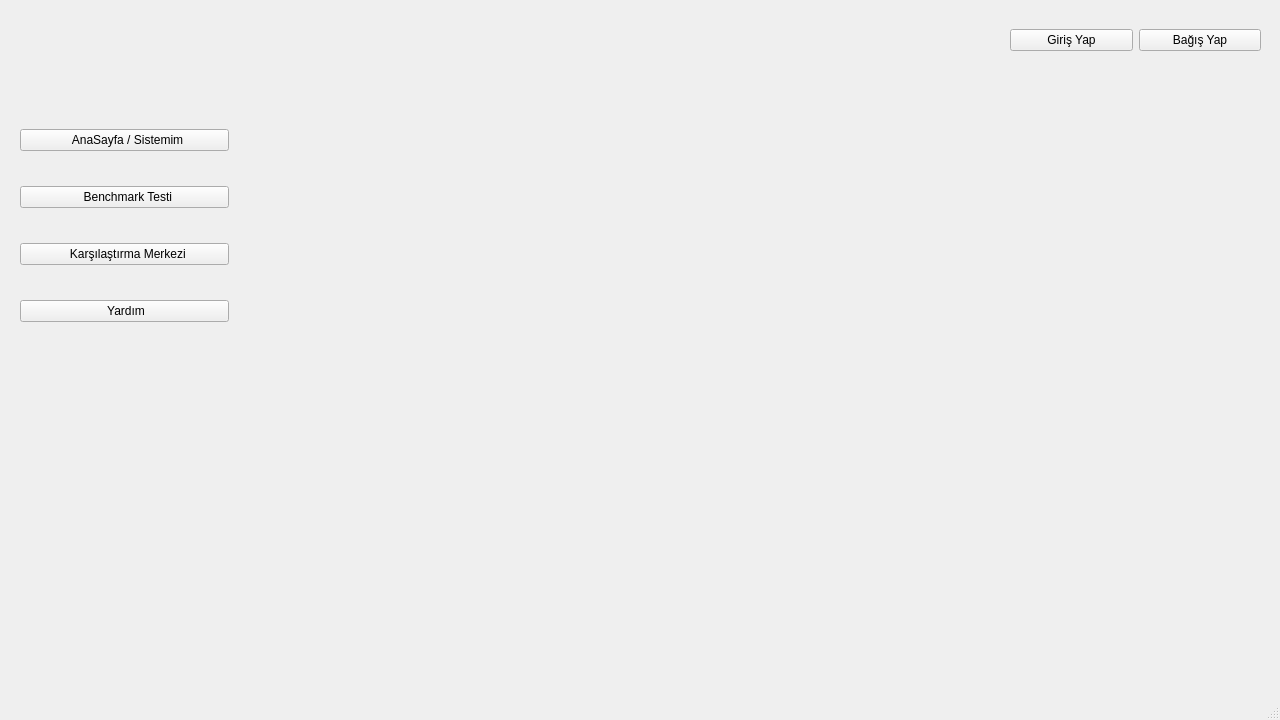
<?xml version="1.0" encoding="UTF-8"?>
<ui version="4.0">
 <class>MainWindow</class>
 <widget class="QMainWindow" name="MainWindow">
  <property name="geometry">
   <rect>
    <x>0</x>
    <y>0</y>
    <width>1280</width>
    <height>720</height>
   </rect>
  </property>
  <property name="minimumSize">
   <size>
    <width>1280</width>
    <height>720</height>
   </size>
  </property>
  <property name="maximumSize">
   <size>
    <width>1280</width>
    <height>720</height>
   </size>
  </property>
  <property name="windowTitle">
   <string>TechBench</string>
  </property>
  <property name="windowIcon">
   <iconset resource="resources.qrc">
    <normaloff>:/Assets/logo.png</normaloff>
   </iconset>
  </property>
  <property name="styleSheet">
   <string notr="true">background-color: #2b2e38; /* Koyu Ana Arkaplan */
color: white; /* Varsayılan Yazı Rengi */


}
</string>
  </property>
  <widget class="QWidget" name="centralwidget">
   <widget class="QWidget" name="verticalLayoutWidget">
    <property name="geometry">
     <rect>
      <x>20</x>
      <y>100</y>
      <width>209</width>
      <height>251</height>
     </rect>
    </property>
    <layout class="QVBoxLayout" name="solsayfalayout">

     <item>
      <widget class="QPushButton" name="anasayfabuton">
       <property name="text">
        <string>  AnaSayfa / Sistemim</string>
       </property>
       <property name="icon">
        <iconset resource="resources.qrc">
         <normaloff>:/Assets/house.png</normaloff>
        </iconset>
       </property>
       <property name="iconSize">
        <size>
         <width>24</width>
         <height>24</height>
        </size>
       </property>
      </widget>
     </item>

     <item>
      <widget class="QPushButton" name="benchmarkbuton">
       <property name="styleSheet">
        <string notr="true"/>
       </property>
       <property name="text">
        <string>  Benchmark Testi</string>
       </property>
       <property name="icon">
        <iconset resource="resources.qrc">
         <normaloff>:/Assets/speed.png</normaloff>
        </iconset>
       </property>
       <property name="iconSize">
        <size>
         <width>24</width>
         <height>24</height>
        </size>
       </property>
      </widget>
     </item>

     <item>
      <widget class="QPushButton" name="karsilastirmabuton">
       <property name="styleSheet">
        <string notr="true"/>
       </property>
       <property name="text">
        <string>  Karşılaştırma Merkezi</string>
       </property>
       <property name="icon">
        <iconset resource="resources.qrc">
         <normaloff>:/Assets/clipboard.png</normaloff>
        </iconset>
       </property>
       <property name="iconSize">
        <size>
         <width>24</width>
         <height>24</height>
        </size>
       </property>
      </widget>
     </item>


     <item>
      <widget class="QPushButton" name="yardimbuton">
       <property name="styleSheet">
        <string notr="true"/>
       </property>
       <property name="text">
        <string>  Yardım </string>
       </property>
       <property name="icon">
        <iconset resource="resources.qrc">
         <normaloff>:/Assets/question.png</normaloff>
        </iconset>
       </property>
       <property name="iconSize">
        <size>
         <width>24</width>
         <height>24</height>
        </size>
       </property>
      </widget>
     </item>
    </layout>
   </widget>

   <widget class="QWidget" name="horizontalLayoutWidget">
    <property name="geometry">
     <rect>
      <x>1010</x>
      <y>20</y>
      <width>251</width>
      <height>41</height>
     </rect>
    </property>
    <layout class="QHBoxLayout" name="horizontalLayout_2">

     <item>
      <widget class="QPushButton" name="girisyapbuton">
       <property name="sizePolicy">
        <sizepolicy hsizetype="MinimumExpanding" vsizetype="Fixed">
         <horstretch>0</horstretch>
         <verstretch>0</verstretch>
        </sizepolicy>
       </property>
       <property name="text">
        <string>Giriş Yap</string>
       </property>
       <property name="icon">
        <iconset resource="resources.qrc">
         <normaloff>:/Assets/user.png</normaloff>
        </iconset>
       </property>
      </widget>
     </item>

     <item>
      <widget class="QPushButton" name="bagisyapbuton">
       <property name="sizePolicy">
        <sizepolicy hsizetype="MinimumExpanding" vsizetype="Fixed">
         <horstretch>0</horstretch>
         <verstretch>0</verstretch>
        </sizepolicy>
       </property>
       <property name="text">
        <string>Bağış Yap</string>
       </property>
       <property name="icon">
        <iconset resource="resources.qrc">
         <normaloff>:/Assets/donate.png</normaloff>
        </iconset>
       </property>
      </widget>
     </item>
    </layout>
   </widget>

   <widget class="QStackedWidget" name="stackedWidget">
    <property name="geometry">
     <rect>
      <x>240</x>
      <y>80</y>
      <width>1020</width>
      <height>620</height>
     </rect>
    </property>
    <property name="currentIndex">
     <number>-1</number>
    </property>
   </widget>
  </widget>
  <widget class="QMenuBar" name="menubar">
   <property name="geometry">
    <rect>
     <x>0</x>
     <y>0</y>
     <width>1280</width>
     <height>21</height>
    </rect>
   </property>
  </widget>
  <widget class="QStatusBar" name="statusbar"/>
 </widget>
 <resources>
  <include location="resources.qrc"/>
 </resources>
 <connections/>
</ui>
